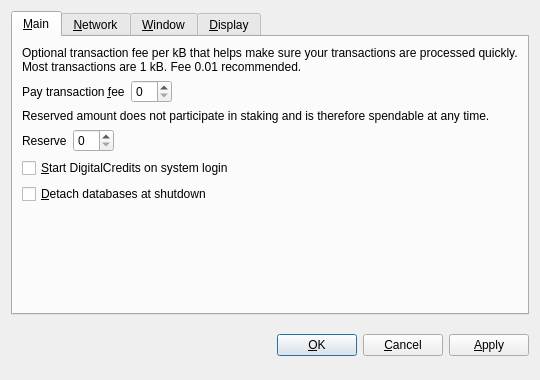
<?xml version="1.0" encoding="UTF-8"?>
<ui version="4.0">
 <class>OptionsDialog</class>
 <widget class="QDialog" name="OptionsDialog">
  <property name="geometry">
   <rect>
    <x>0</x>
    <y>0</y>
    <width>540</width>
    <height>380</height>
   </rect>
  </property>
  <property name="windowTitle">
   <string>Options</string>
  </property>
  <property name="modal">
   <bool>true</bool>
  </property>
  <layout class="QVBoxLayout" name="verticalLayout">
   <item>
    <widget class="QTabWidget" name="tabWidget">
     <property name="tabPosition">
      <enum>QTabWidget::North</enum>
     </property>
     <property name="currentIndex">
      <number>0</number>
     </property>
     <widget class="QWidget" name="tabMain">
      <attribute name="title">
       <string>&amp;Main</string>
      </attribute>
      <layout class="QVBoxLayout" name="verticalLayout_Main">
       <item>
        <widget class="QLabel" name="transactionFeeInfoLabel">
         <property name="text">
          <string>Optional transaction fee per kB that helps make sure your transactions are processed quickly. Most transactions are 1 kB. Fee 0.01 recommended.</string>
         </property>
         <property name="textFormat">
          <enum>Qt::PlainText</enum>
         </property>
         <property name="wordWrap">
          <bool>true</bool>
         </property>
        </widget>
       </item>
       <item>
        <layout class="QHBoxLayout" name="horizontalLayoutFee">
         <item>
          <widget class="QLabel" name="transactionFeeLabel">
           <property name="text">
            <string>Pay transaction &amp;fee</string>
           </property>
           <property name="textFormat">
            <enum>Qt::PlainText</enum>
           </property>
           <property name="buddy">
            <cstring>transactionFee</cstring>
           </property>
          </widget>
         </item>
         <item>
          <widget class="BitcoinAmountField" name="transactionFee"/>
         </item>
         <item>
          <spacer name="horizontalSpacerFee">
           <property name="orientation">
            <enum>Qt::Horizontal</enum>
           </property>
           <property name="sizeHint" stdset="0">
            <size>
             <width>40</width>
             <height>20</height>
            </size>
           </property>
          </spacer>
         </item>
        </layout>
       </item>
       <item>
        <widget class="QLabel" name="reserveBalanceInfoLabel">
         <property name="text">
          <string>Reserved amount does not participate in staking and is therefore spendable at any time.</string>
         </property>
         <property name="textFormat">
          <enum>Qt::PlainText</enum>
         </property>
         <property name="wordWrap">
          <bool>true</bool>
         </property>
        </widget>
       </item>
       <item>
        <layout class="QHBoxLayout" name="horizontalLayoutReserveBalance">
         <item>
          <widget class="QLabel" name="reserveBalanceLabel">
           <property name="text">
            <string>Reserve</string>
           </property>
           <property name="textFormat">
            <enum>Qt::PlainText</enum>
           </property>
           <property name="buddy">
            <cstring>reserveBalance</cstring>
           </property>
          </widget>
         </item>
         <item>
          <widget class="BitcoinAmountField" name="reserveBalance"/>
         </item>
         <item>
          <spacer name="horizontalSpacerReserveBalance">
           <property name="orientation">
            <enum>Qt::Horizontal</enum>
           </property>
           <property name="sizeHint" stdset="0">
            <size>
             <width>40</width>
             <height>20</height>
            </size>
           </property>
          </spacer>
         </item>
        </layout>
       </item>
       <item>
        <widget class="QCheckBox" name="bitcoinAtStartup">
         <property name="toolTip">
          <string>Automatically start DigitalCredits after logging in to the system.</string>
         </property>
         <property name="text">
          <string>&amp;Start DigitalCredits on system login</string>
         </property>
        </widget>
       </item>
       <item>
        <widget class="QCheckBox" name="detachDatabases">
         <property name="toolTip">
          <string>Detach block and address databases at shutdown. This means they can be moved to another data directory, but it slows down shutdown. The wallet is always detached.</string>
         </property>
         <property name="text">
          <string>&amp;Detach databases at shutdown</string>
         </property>
        </widget>
       </item>
       <item>
        <spacer name="verticalSpacer_Main">
         <property name="orientation">
          <enum>Qt::Vertical</enum>
         </property>
         <property name="sizeHint" stdset="0">
          <size>
           <width>20</width>
           <height>40</height>
          </size>
         </property>
        </spacer>
       </item>
      </layout>
     </widget>
     <widget class="QWidget" name="tabNetwork">
      <attribute name="title">
       <string>&amp;Network</string>
      </attribute>
      <layout class="QVBoxLayout" name="verticalLayout_Network">
       <item>
        <widget class="QCheckBox" name="mapPortUpnp">
         <property name="toolTip">
          <string>Automatically open the DigitalCredits client port on the router. This only works when your router supports UPnP and it is enabled.</string>
         </property>
         <property name="text">
          <string>Map port using &amp;UPnP</string>
         </property>
        </widget>
       </item>
       <item>
        <widget class="QCheckBox" name="connectSocks">
         <property name="toolTip">
          <string>Connect to the DigitalCredits network through a SOCKS proxy (e.g. when connecting through Tor).</string>
         </property>
         <property name="text">
          <string>&amp;Connect through SOCKS proxy:</string>
         </property>
        </widget>
       </item>
       <item>
        <layout class="QHBoxLayout" name="horizontalLayout_Network">
         <item>
          <widget class="QLabel" name="proxyIpLabel">
           <property name="text">
            <string>Proxy &amp;IP:</string>
           </property>
           <property name="textFormat">
            <enum>Qt::PlainText</enum>
           </property>
           <property name="buddy">
            <cstring>proxyIp</cstring>
           </property>
          </widget>
         </item>
         <item>
          <widget class="QValidatedLineEdit" name="proxyIp">
           <property name="maximumSize">
            <size>
             <width>140</width>
             <height>16777215</height>
            </size>
           </property>
           <property name="toolTip">
            <string>IP address of the proxy (e.g. 127.0.0.1)</string>
           </property>
          </widget>
         </item>
         <item>
          <widget class="QLabel" name="proxyPortLabel">
           <property name="text">
            <string>&amp;Port:</string>
           </property>
           <property name="textFormat">
            <enum>Qt::PlainText</enum>
           </property>
           <property name="buddy">
            <cstring>proxyPort</cstring>
           </property>
          </widget>
         </item>
         <item>
          <widget class="QLineEdit" name="proxyPort">
           <property name="maximumSize">
            <size>
             <width>55</width>
             <height>16777215</height>
            </size>
           </property>
           <property name="toolTip">
            <string>Port of the proxy (e.g. 9050)</string>
           </property>
          </widget>
         </item>
         <item>
          <widget class="QLabel" name="socksVersionLabel">
           <property name="text">
            <string>SOCKS &amp;Version:</string>
           </property>
           <property name="textFormat">
            <enum>Qt::PlainText</enum>
           </property>
           <property name="buddy">
            <cstring>socksVersion</cstring>
           </property>
          </widget>
         </item>
         <item>
          <widget class="QValueComboBox" name="socksVersion">
           <property name="toolTip">
            <string>SOCKS version of the proxy (e.g. 5)</string>
           </property>
          </widget>
         </item>
         <item>
          <spacer name="horizontalSpacer_Network">
           <property name="orientation">
            <enum>Qt::Horizontal</enum>
           </property>
           <property name="sizeHint" stdset="0">
            <size>
             <width>40</width>
             <height>20</height>
            </size>
           </property>
          </spacer>
         </item>
        </layout>
       </item>
       <item>
        <spacer name="verticalSpacer_Network">
         <property name="orientation">
          <enum>Qt::Vertical</enum>
         </property>
         <property name="sizeHint" stdset="0">
          <size>
           <width>20</width>
           <height>40</height>
          </size>
         </property>
        </spacer>
       </item>
      </layout>
     </widget>
     <widget class="QWidget" name="tabWindow">
      <attribute name="title">
       <string>&amp;Window</string>
      </attribute>
      <layout class="QVBoxLayout" name="verticalLayout_Window">
       <item>
        <widget class="QCheckBox" name="minimizeToTray">
         <property name="toolTip">
          <string>Show only a tray icon after minimizing the window.</string>
         </property>
         <property name="text">
          <string>&amp;Minimize to the tray instead of the taskbar</string>
         </property>
        </widget>
       </item>
       <item>
        <widget class="QCheckBox" name="minimizeOnClose">
         <property name="toolTip">
          <string>Minimize instead of exit the application when the window is closed. When this option is enabled, the application will be closed only after selecting Quit in the menu.</string>
         </property>
         <property name="text">
          <string>M&amp;inimize on close</string>
         </property>
        </widget>
       </item>
       <item>
        <spacer name="verticalSpacer_Window">
         <property name="orientation">
          <enum>Qt::Vertical</enum>
         </property>
         <property name="sizeHint" stdset="0">
          <size>
           <width>20</width>
           <height>40</height>
          </size>
         </property>
        </spacer>
       </item>
      </layout>
     </widget>
     <widget class="QWidget" name="tabDisplay">
      <attribute name="title">
       <string>&amp;Display</string>
      </attribute>
      <layout class="QVBoxLayout" name="verticalLayout_Display">
       <item>
        <layout class="QHBoxLayout" name="horizontalLayout_1_Display">
         <item>
          <widget class="QLabel" name="langLabel">
           <property name="text">
            <string>User Interface &amp;language:</string>
           </property>
           <property name="textFormat">
            <enum>Qt::PlainText</enum>
           </property>
           <property name="buddy">
            <cstring>lang</cstring>
           </property>
          </widget>
         </item>
         <item>
          <widget class="QValueComboBox" name="lang">
           <property name="toolTip">
            <string>The user interface language can be set here. This setting will take effect after restarting DigitalCredits.</string>
           </property>
          </widget>
         </item>
        </layout>
       </item>
       <item>
        <layout class="QHBoxLayout" name="horizontalLayout_2_Display">
         <item>
          <widget class="QLabel" name="unitLabel">
           <property name="text">
            <string>&amp;Unit to show amounts in:</string>
           </property>
           <property name="textFormat">
            <enum>Qt::PlainText</enum>
           </property>
           <property name="buddy">
            <cstring>unit</cstring>
           </property>
          </widget>
         </item>
         <item>
          <widget class="QValueComboBox" name="unit">
           <property name="toolTip">
            <string>Choose the default subdivision unit to show in the interface and when sending coins.</string>
           </property>
          </widget>
         </item>
        </layout>
       </item>
       <item>
        <widget class="QCheckBox" name="displayAddresses">
         <property name="toolTip">
          <string>Whether to show DigitalCredits addresses in the transaction list or not.</string>
         </property>
         <property name="text">
          <string>&amp;Display addresses in transaction list</string>
         </property>
        </widget>
       </item>
       <item>
        <widget class="QCheckBox" name="coinControlFeatures">
         <property name="toolTip">
          <string>Whether to show coin control features or not.</string>
         </property>
         <property name="text">
          <string>Display coin &amp;control features (experts only!)</string>
         </property>
        </widget>
       </item>
       <item>
        <spacer name="verticalSpacer_Display">
         <property name="orientation">
          <enum>Qt::Vertical</enum>
         </property>
         <property name="sizeHint" stdset="0">
          <size>
           <width>20</width>
           <height>40</height>
          </size>
         </property>
        </spacer>
       </item>
      </layout>
     </widget>
    </widget>
   </item>
   <item>
    <layout class="QHBoxLayout" name="horizontalLayout_Buttons">
     <item>
      <spacer name="horizontalSpacer_1">
       <property name="orientation">
        <enum>Qt::Horizontal</enum>
       </property>
       <property name="sizeHint" stdset="0">
        <size>
         <width>40</width>
         <height>48</height>
        </size>
       </property>
      </spacer>
     </item>
     <item>
      <widget class="QLabel" name="statusLabel">
       <property name="font">
        <font>
         <weight>75</weight>
         <bold>true</bold>
        </font>
       </property>
       <property name="text">
        <string/>
       </property>
       <property name="textFormat">
        <enum>Qt::PlainText</enum>
       </property>
       <property name="wordWrap">
        <bool>true</bool>
       </property>
      </widget>
     </item>
     <item>
      <spacer name="horizontalSpacer_2">
       <property name="orientation">
        <enum>Qt::Horizontal</enum>
       </property>
       <property name="sizeHint" stdset="0">
        <size>
         <width>40</width>
         <height>48</height>
        </size>
       </property>
      </spacer>
     </item>
     <item>
      <widget class="QPushButton" name="okButton">
       <property name="text">
        <string>&amp;OK</string>
       </property>
      </widget>
     </item>
     <item>
      <widget class="QPushButton" name="cancelButton">
       <property name="text">
        <string>&amp;Cancel</string>
       </property>
       <property name="autoDefault">
        <bool>false</bool>
       </property>
      </widget>
     </item>
     <item>
      <widget class="QPushButton" name="applyButton">
       <property name="text">
        <string>&amp;Apply</string>
       </property>
       <property name="autoDefault">
        <bool>false</bool>
       </property>
      </widget>
     </item>
    </layout>
   </item>
  </layout>
 </widget>
 <customwidgets>
  <customwidget>
   <class>BitcoinAmountField</class>
   <extends>QSpinBox</extends>
   <header>bitcoinamountfield.h</header>
  </customwidget>
  <customwidget>
   <class>QValueComboBox</class>
   <extends>QComboBox</extends>
   <header>qvaluecombobox.h</header>
  </customwidget>
  <customwidget>
   <class>QValidatedLineEdit</class>
   <extends>QLineEdit</extends>
   <header>qvalidatedlineedit.h</header>
  </customwidget>
 </customwidgets>
 <resources/>
 <connections/>
</ui>
